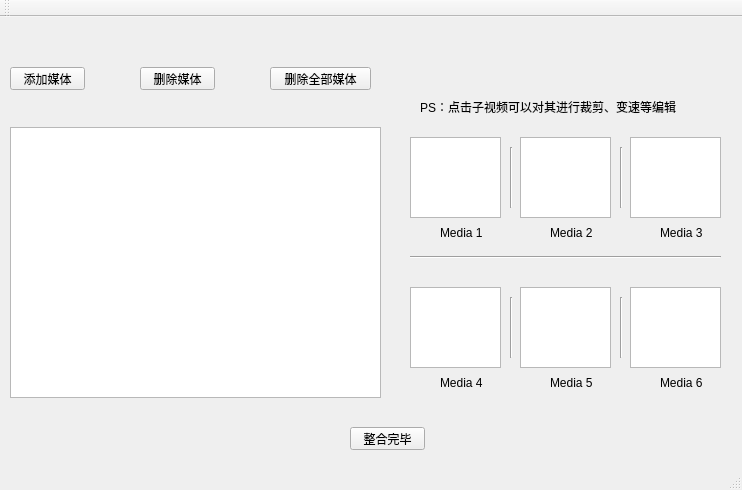
<?xml version="1.0" encoding="UTF-8"?>
<ui version="4.0">
 <class>MainWindow</class>
 <widget class="QMainWindow" name="MainWindow">
  <property name="geometry">
   <rect>
    <x>0</x>
    <y>0</y>
    <width>742</width>
    <height>490</height>
   </rect>
  </property>
  <property name="windowTitle">
   <string>MiniVideoEditor</string>
  </property>
  <widget class="QWidget" name="centralWidget">
   <widget class="QPushButton" name="AddMedia">
    <property name="geometry">
     <rect>
      <x>10</x>
      <y>50</y>
      <width>75</width>
      <height>23</height>
     </rect>
    </property>
    <property name="styleSheet">
     <string notr="true">border-image: url(:/images/images/button1.png);
font: 10pt &quot;黑体&quot;;</string>
    </property>
    <property name="text">
     <string>添加媒体</string>
    </property>
   </widget>
   <widget class="QPushButton" name="DeleteMedia">
    <property name="geometry">
     <rect>
      <x>140</x>
      <y>50</y>
      <width>75</width>
      <height>23</height>
     </rect>
    </property>
    <property name="styleSheet">
     <string notr="true">border-image: url(:/images/images/button1.png);
font: 10pt &quot;黑体&quot;;</string>
    </property>
    <property name="text">
     <string>删除媒体</string>
    </property>
   </widget>
   <widget class="QPushButton" name="DeleteAllMedia">
    <property name="geometry">
     <rect>
      <x>270</x>
      <y>50</y>
      <width>101</width>
      <height>23</height>
     </rect>
    </property>
    <property name="styleSheet">
     <string notr="true">border-image: url(:/images/images/button1.png);
font: 10pt &quot;黑体&quot;;</string>
    </property>
    <property name="text">
     <string>删除全部媒体</string>
    </property>
   </widget>
   <widget class="QGraphicsView" name="graphicsView">
    <property name="geometry">
     <rect>
      <x>10</x>
      <y>110</y>
      <width>371</width>
      <height>271</height>
     </rect>
    </property>
   </widget>
   <widget class="Line" name="line">
    <property name="geometry">
     <rect>
      <x>510</x>
      <y>130</y>
      <width>3</width>
      <height>61</height>
     </rect>
    </property>
    <property name="orientation">
     <enum>Qt::Vertical</enum>
    </property>
   </widget>
   <widget class="Line" name="line_2">
    <property name="geometry">
     <rect>
      <x>620</x>
      <y>130</y>
      <width>3</width>
      <height>61</height>
     </rect>
    </property>
    <property name="orientation">
     <enum>Qt::Vertical</enum>
    </property>
   </widget>
   <widget class="QGraphicsView" name="graphicsView_2">
    <property name="geometry">
     <rect>
      <x>410</x>
      <y>120</y>
      <width>91</width>
      <height>81</height>
     </rect>
    </property>
   </widget>
   <widget class="QGraphicsView" name="graphicsView_3">
    <property name="geometry">
     <rect>
      <x>520</x>
      <y>120</y>
      <width>91</width>
      <height>81</height>
     </rect>
    </property>
   </widget>
   <widget class="QGraphicsView" name="graphicsView_4">
    <property name="geometry">
     <rect>
      <x>630</x>
      <y>120</y>
      <width>91</width>
      <height>81</height>
     </rect>
    </property>
   </widget>
   <widget class="QLabel" name="label">
    <property name="geometry">
     <rect>
      <x>440</x>
      <y>210</y>
      <width>54</width>
      <height>12</height>
     </rect>
    </property>
    <property name="text">
     <string>Media 1</string>
    </property>
   </widget>
   <widget class="QLabel" name="label_2">
    <property name="geometry">
     <rect>
      <x>550</x>
      <y>210</y>
      <width>54</width>
      <height>12</height>
     </rect>
    </property>
    <property name="text">
     <string>Media 2</string>
    </property>
   </widget>
   <widget class="QLabel" name="label_3">
    <property name="geometry">
     <rect>
      <x>660</x>
      <y>210</y>
      <width>54</width>
      <height>12</height>
     </rect>
    </property>
    <property name="text">
     <string>Media 3</string>
    </property>
   </widget>
   <widget class="Line" name="line_3">
    <property name="geometry">
     <rect>
      <x>410</x>
      <y>230</y>
      <width>311</width>
      <height>20</height>
     </rect>
    </property>
    <property name="orientation">
     <enum>Qt::Horizontal</enum>
    </property>
   </widget>
   <widget class="Line" name="line_4">
    <property name="geometry">
     <rect>
      <x>510</x>
      <y>280</y>
      <width>3</width>
      <height>61</height>
     </rect>
    </property>
    <property name="orientation">
     <enum>Qt::Vertical</enum>
    </property>
   </widget>
   <widget class="Line" name="line_5">
    <property name="geometry">
     <rect>
      <x>620</x>
      <y>280</y>
      <width>3</width>
      <height>61</height>
     </rect>
    </property>
    <property name="orientation">
     <enum>Qt::Vertical</enum>
    </property>
   </widget>
   <widget class="QGraphicsView" name="graphicsView_5">
    <property name="geometry">
     <rect>
      <x>410</x>
      <y>270</y>
      <width>91</width>
      <height>81</height>
     </rect>
    </property>
   </widget>
   <widget class="QGraphicsView" name="graphicsView_6">
    <property name="geometry">
     <rect>
      <x>520</x>
      <y>270</y>
      <width>91</width>
      <height>81</height>
     </rect>
    </property>
   </widget>
   <widget class="QGraphicsView" name="graphicsView_7">
    <property name="geometry">
     <rect>
      <x>630</x>
      <y>270</y>
      <width>91</width>
      <height>81</height>
     </rect>
    </property>
   </widget>
   <widget class="QLabel" name="label_4">
    <property name="geometry">
     <rect>
      <x>440</x>
      <y>360</y>
      <width>54</width>
      <height>12</height>
     </rect>
    </property>
    <property name="text">
     <string>Media 4</string>
    </property>
   </widget>
   <widget class="QLabel" name="label_5">
    <property name="geometry">
     <rect>
      <x>550</x>
      <y>360</y>
      <width>54</width>
      <height>12</height>
     </rect>
    </property>
    <property name="text">
     <string>Media 5</string>
    </property>
   </widget>
   <widget class="QLabel" name="label_6">
    <property name="geometry">
     <rect>
      <x>660</x>
      <y>360</y>
      <width>54</width>
      <height>12</height>
     </rect>
    </property>
    <property name="text">
     <string>Media 6</string>
    </property>
   </widget>
   <widget class="QLabel" name="label_7">
    <property name="geometry">
     <rect>
      <x>420</x>
      <y>80</y>
      <width>311</width>
      <height>20</height>
     </rect>
    </property>
    <property name="styleSheet">
     <string notr="true">font: 10pt &quot;方正小标宋简体&quot;;</string>
    </property>
    <property name="text">
     <string>PS：点击子视频可以对其进行裁剪、变速等编辑</string>
    </property>
   </widget>
   <widget class="QPushButton" name="pushButton">
    <property name="geometry">
     <rect>
      <x>350</x>
      <y>410</y>
      <width>75</width>
      <height>23</height>
     </rect>
    </property>
    <property name="styleSheet">
     <string notr="true">border-image: url(:/images/images/button1.png);</string>
    </property>
    <property name="text">
     <string>整合完毕</string>
    </property>
   </widget>
  </widget>
  <widget class="QMenuBar" name="menuBar">
   <property name="geometry">
    <rect>
     <x>0</x>
     <y>0</y>
     <width>742</width>
     <height>23</height>
    </rect>
   </property>
  </widget>
  <widget class="QToolBar" name="mainToolBar">
   <property name="styleSheet">
    <string notr="true">background-image: url(:/images/images/frame1.jpeg);</string>
   </property>
   <attribute name="toolBarArea">
    <enum>TopToolBarArea</enum>
   </attribute>
   <attribute name="toolBarBreak">
    <bool>false</bool>
   </attribute>
  </widget>
  <widget class="QStatusBar" name="statusBar"/>
 </widget>
 <layoutdefault spacing="6" margin="11"/>
 <resources/>
 <connections/>
</ui>
